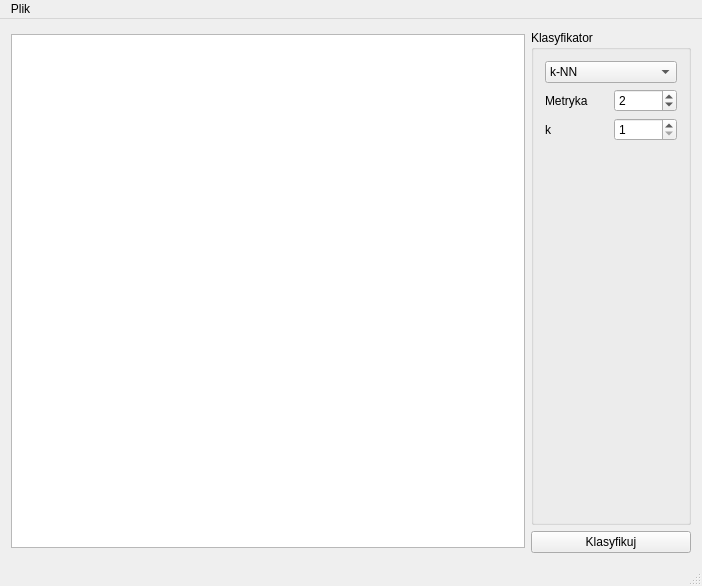
<?xml version="1.0" encoding="UTF-8"?>
<ui version="4.0">
 <class>UserInterface</class>
 <widget class="QMainWindow" name="UserInterface">
  <property name="geometry">
   <rect>
    <x>0</x>
    <y>0</y>
    <width>702</width>
    <height>586</height>
   </rect>
  </property>
  <property name="windowTitle">
   <string>UserInterface</string>
  </property>
  <widget class="QWidget" name="centralWidget">
   <layout class="QHBoxLayout" name="horizontalLayout">
    <item>
     <widget class="QGraphicsView" name="imageView">
      <property name="sizePolicy">
       <sizepolicy hsizetype="Minimum" vsizetype="Minimum">
        <horstretch>0</horstretch>
        <verstretch>0</verstretch>
       </sizepolicy>
      </property>
      <property name="minimumSize">
       <size>
        <width>514</width>
        <height>514</height>
       </size>
      </property>
      <property name="maximumSize">
       <size>
        <width>514</width>
        <height>514</height>
       </size>
      </property>
     </widget>
    </item>
    <item>
     <layout class="QVBoxLayout" name="verticalLayout">
      <item>
       <widget class="QGroupBox" name="groupBox">
        <property name="title">
         <string>Klasyfikator</string>
        </property>
        <layout class="QVBoxLayout" name="verticalLayout_2">
         <item>
          <widget class="QComboBox" name="classifierCcomboBox">
           <item>
            <property name="text">
             <string>k-NN</string>
            </property>
           </item>
           <item>
            <property name="text">
             <string>Metoda wzorców</string>
            </property>
           </item>
          </widget>
         </item>
         <item>
          <layout class="QHBoxLayout" name="horizontalLayout_2">
           <item>
            <widget class="QLabel" name="label">
             <property name="text">
              <string>Metryka</string>
             </property>
            </widget>
           </item>
           <item>
            <widget class="QSpinBox" name="metricSpinBox">
             <property name="value">
              <number>2</number>
             </property>
            </widget>
           </item>
          </layout>
         </item>
         <item>
          <layout class="QHBoxLayout" name="horizontalLayout_3">
           <item>
            <widget class="QLabel" name="label_2">
             <property name="text">
              <string>k</string>
             </property>
            </widget>
           </item>
           <item>
            <widget class="QSpinBox" name="nearSpinBox">
             <property name="minimum">
              <number>1</number>
             </property>
            </widget>
           </item>
          </layout>
         </item>
         <item>
          <spacer name="verticalSpacer">
           <property name="orientation">
            <enum>Qt::Vertical</enum>
           </property>
           <property name="sizeHint" stdset="0">
            <size>
             <width>20</width>
             <height>40</height>
            </size>
           </property>
          </spacer>
         </item>
        </layout>
       </widget>
      </item>
      <item>
       <widget class="QPushButton" name="pushButton">
        <property name="text">
         <string>Klasyfikuj</string>
        </property>
       </widget>
      </item>
     </layout>
    </item>
   </layout>
  </widget>
  <widget class="QMenuBar" name="menuBar">
   <property name="geometry">
    <rect>
     <x>0</x>
     <y>0</y>
     <width>702</width>
     <height>25</height>
    </rect>
   </property>
   <widget class="QMenu" name="menuPlik">
    <property name="title">
     <string>Plik</string>
    </property>
    <addaction name="actionOtw_rz_zbi_r_testowy"/>
    <addaction name="actionOtw_rz_klasy"/>
    <addaction name="actionZapisz_klasy"/>
    <addaction name="separator"/>
    <addaction name="actionOtw_rz_obraz"/>
   </widget>
   <addaction name="menuPlik"/>
  </widget>
  <widget class="QStatusBar" name="statusBar"/>
  <action name="actionOtw_rz_zbi_r_testowy">
   <property name="text">
    <string>Otwórz zbiór uczący</string>
   </property>
  </action>
  <action name="actionOtw_rz_zbi_r_testowy_2">
   <property name="text">
    <string>Otwórz zbiór testowy</string>
   </property>
  </action>
  <action name="actionWidmo_cz_stotliwo_ciowe">
   <property name="checkable">
    <bool>true</bool>
   </property>
   <property name="text">
    <string>Widmo częstotliwościowe</string>
   </property>
  </action>
  <action name="actionOtw_rz_klasy">
   <property name="text">
    <string>Otwórz klasy</string>
   </property>
  </action>
  <action name="actionZapisz_klasy">
   <property name="text">
    <string>Zapisz klasy</string>
   </property>
  </action>
  <action name="actionOtw_rz_obraz">
   <property name="text">
    <string>Otwórz obraz</string>
   </property>
  </action>
 </widget>
 <layoutdefault spacing="6" margin="11"/>
 <resources/>
 <connections/>
</ui>
